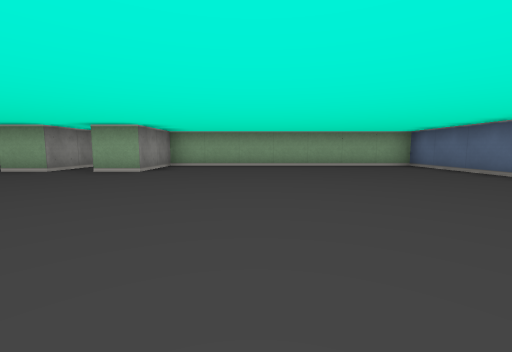
view 1 (above)

13 first-person views from a walk through a cub3D maze. The camera is about half as high as the walls, tilts 6° down and sees 90° across. The floor is counted in squares. Each view is taken from the middle of a square. On the plan, view 1 faces up. The plan holds only what a view shows up to about 9 squares ahead; the rest is blank.

view 2
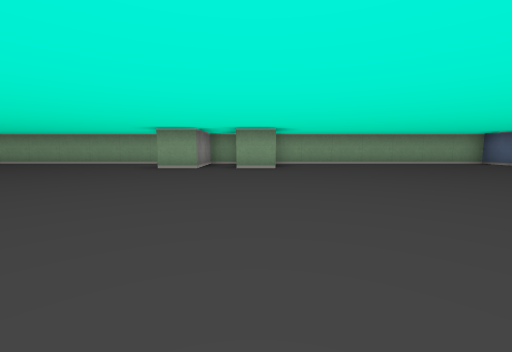

view 3
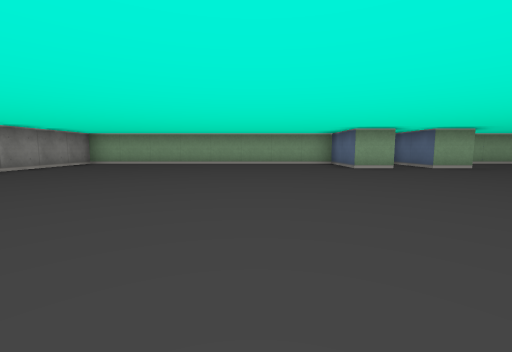

view 4
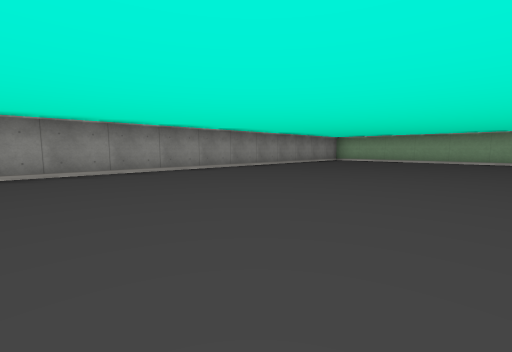

view 5
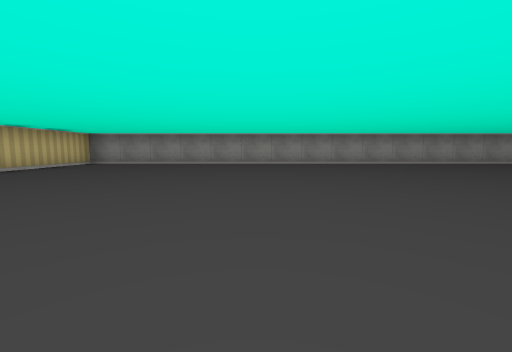

view 6
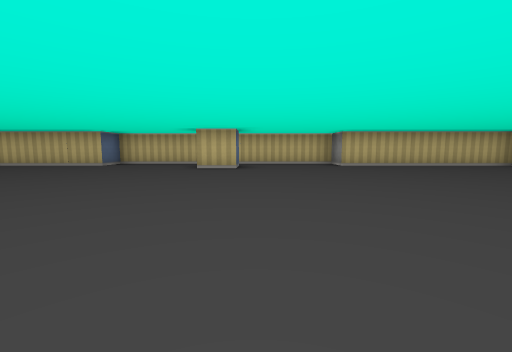

view 7
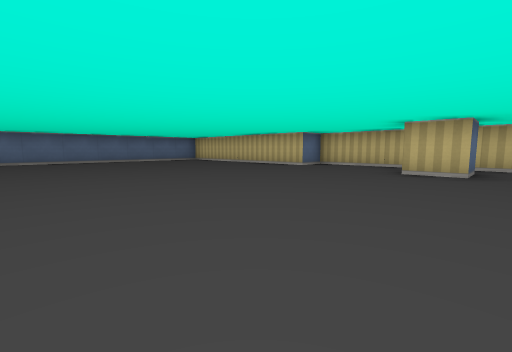

view 8
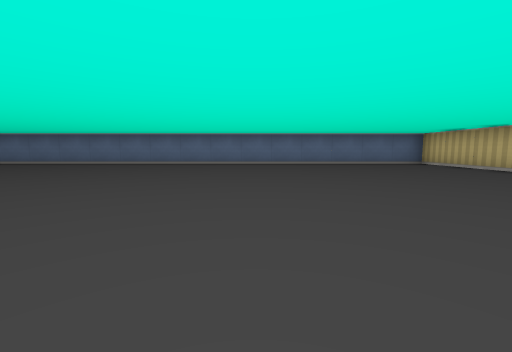

view 9
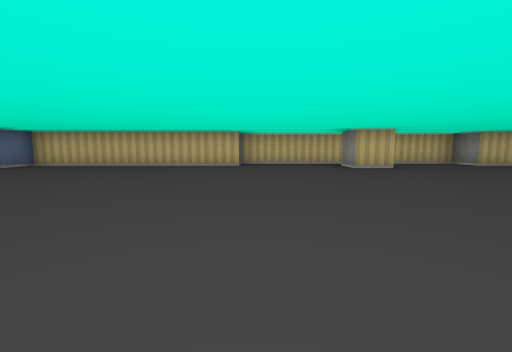

view 10
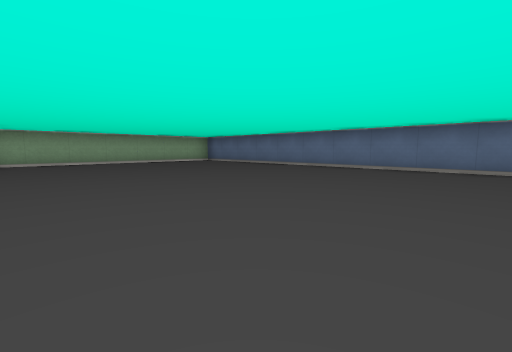

view 11
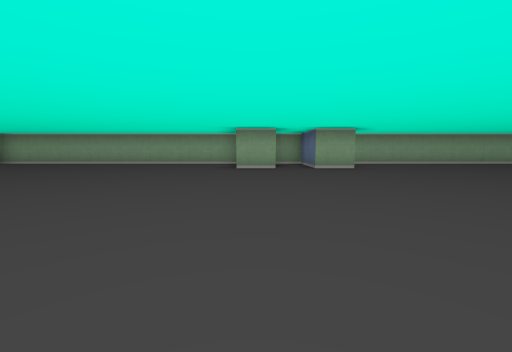

view 12
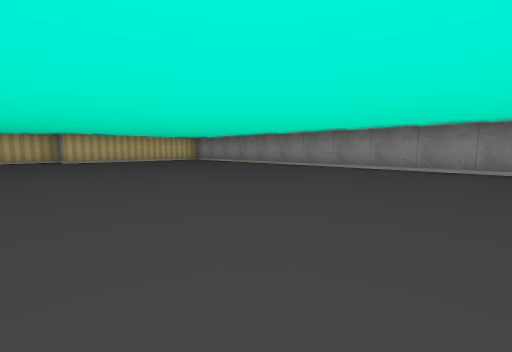

view 13
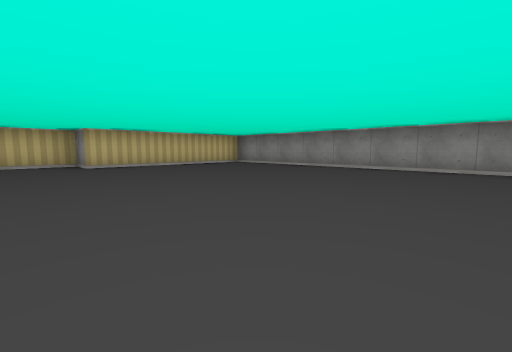

### Floor plan
Points are (right, up) in squares from view 1. A wall is a line through its corners. A room is listed if a view was taken in it or the views show most of it. See-through windows are left out.
Room 1 (views 1, 2, 3, 4, 5, 6, 7, 8, 9, 10, 11, 12, 13)
walls: (-5.5, 5.5) (-5.5, 7.5) (-13.5, 7.5) (-13.5, -10.5) (-8.5, -10.5) (-8.5, -11.5) (-1.5, -11.5) (-1.5, -10.5) (4.5, -10.5) (4.5, 7.5) (-2.5, 7.5) (-2.5, 5.5) (-3.5, 5.5) (-3.5, 7.5) (-4.5, 7.5) (-4.5, 5.5) (-5.5, 5.5); (-5.5, -10.5) (-5.5, -9.5) (-4.5, -9.5) (-4.5, -10.5)

Where each view was taken, in squares from view 1:
view 1: 0 up, 0 right, facing up
view 2: 1 down, 3 left, facing up
view 3: 1 down, 8 left, facing up
view 4: 3 down, 8 left, facing up-left
view 5: 5 down, 5 left, facing left
view 6: 3 down, 6 left, facing down
view 7: 4 down, 6 left, facing down-right
view 8: 5 down, 4 left, facing right
view 9: 3 down, 2 left, facing down
view 10: 2 down, 2 left, facing up-right
view 11: 1 down, 5 left, facing up
view 12: 0 up, 7 left, facing down-left
view 13: 3 down, 7 left, facing down-left
